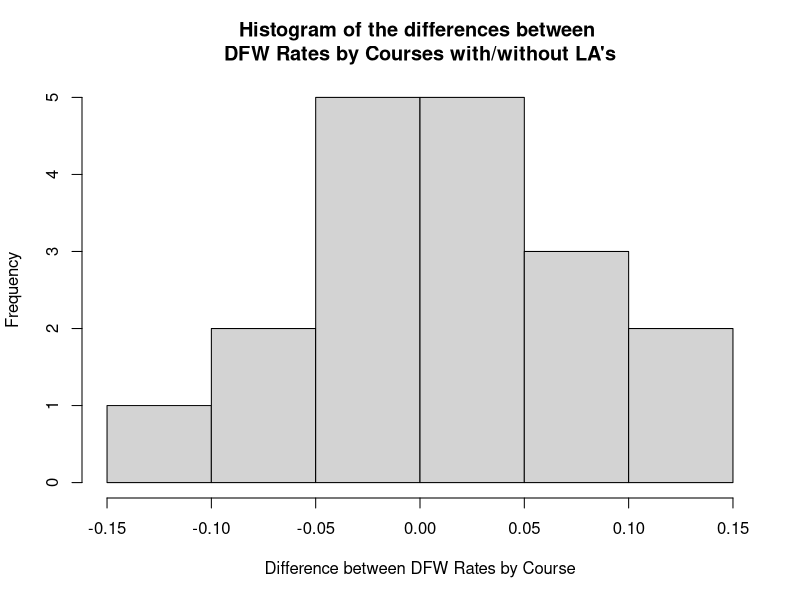
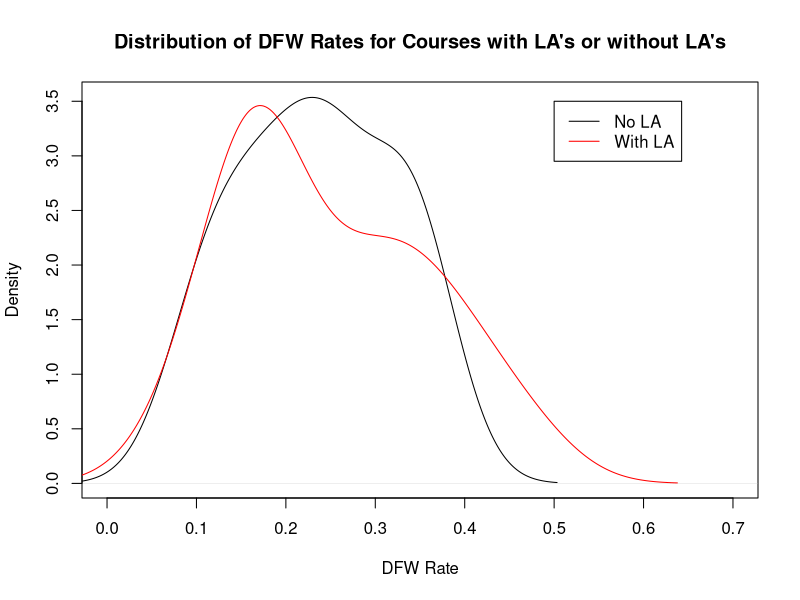
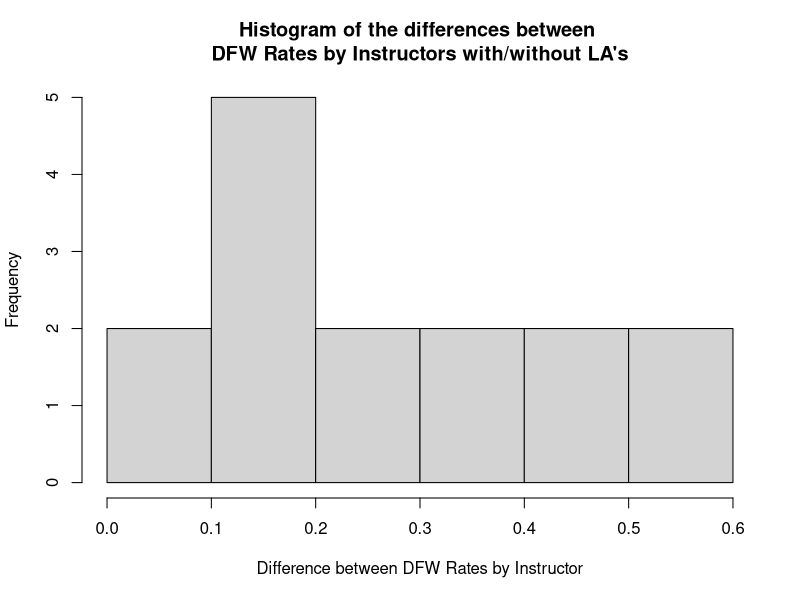
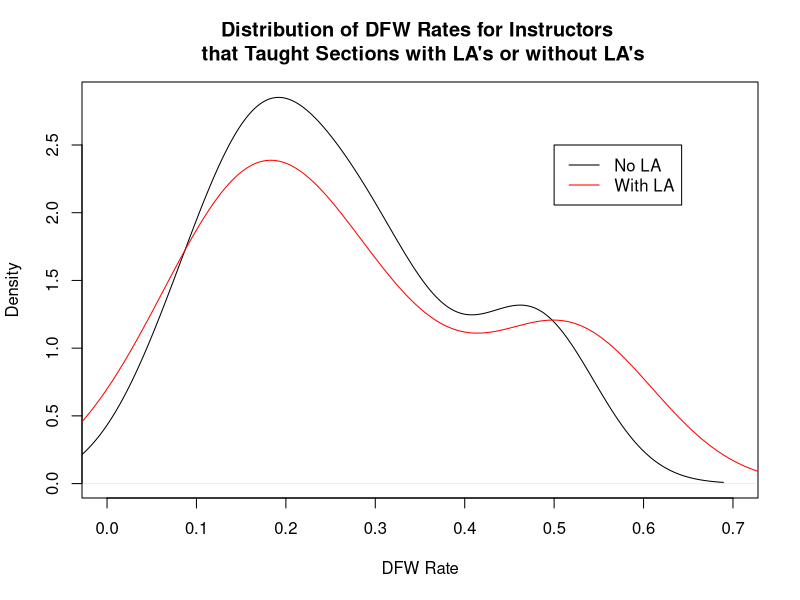

These charts were generated, in order, by the following R code:
## ---- chunk 1
knitr::opts_chunk$set(echo = FALSE)

library(tidyverse)
library(dplyr)
library(xtable)
library(ggplot2)
library(knitr)

dat = read.csv("LA_DFW_Data.csv")[,1:14]
dat = dat[-1,]
dat$DFW = dat$DF.Number+dat$W.Number
attach(dat)
## ---- chunk 2
tab1 = aggregate(DFW,list(LA,Course.Name),sum)
tab2 = aggregate(Students,list(LA,Course.Name),sum)
tab3 = cbind(tab1,round(tab1[,3]/tab2[,3],2))
colnames(tab3) = c("LA","Course","DFW Count","DFW Rate")
kable(tab3)

## ---- chunk 3
shapiro.test(tab3$`DFW Rate`[tab3$LA=="Yes"]-tab3$`DFW Rate`[tab3$LA=="No"])
hist(tab3$`DFW Rate`[tab3$LA=="Yes"]-tab3$`DFW Rate`[tab3$LA=="No"],xlab = "Difference between DFW Rates by Course",main=paste("Histogram of the differences between \nDFW Rates by Courses with/without LA's"))
## ---- chunk 4
LA_DFW<-tab3$`DFW Rate`[tab3$LA=="Yes"]
NonLA_DFW<-tab3$`DFW Rate`[tab3$LA=="No"]
t.test(LA_DFW,NonLA_DFW,paired=TRUE,alternative="less")
## ---- chunk 5
plot(density(tab3$`DFW Rate`[tab3$LA =="No"]),xlim=c(0,.7),main = "Distribution of DFW Rates for Courses with LA's or without LA's",xlab = "DFW Rate")
lines(density(tab3$`DFW Rate`[tab3$LA =="Yes"]),col="red")
legend(x=.5,y=3.5,col = c("Black", "Red"),legend=c("No LA","With LA"),lwd=1)
## ---- chunk 6
dat1 = read.csv("PairedData.csv")[,4:15]
#dat1 = dat1[-1,]
dat1$DFW = dat1$DF.Number+dat1$W.Number
attach(dat1)
## ---- chunk 7
tab1 = aggregate(DFW,list(LA,Instructors),sum)
tab2 = aggregate(Students,list(LA,Instructors),sum)
tab3 = cbind(tab1,round(tab1[,3]/tab2[,3],2))
colnames(tab3) = c("LA","Instructors","DFW Count","DFW Rate")
kable(tab3)
## ---- chunk 8
shapiro.test(tab3$`DFW Rate`[tab3 == "Yes"]-tab3$`DFW Rate`[tab3$LA == "No"])
hist(tab3$`DFW Rate`[tab3$LA == "No"],xlab = "Difference between DFW Rates by Instructor",main=paste("Histogram of the differences between \nDFW Rates by Instructors with/without LA's"))
## ---- chunk 9
LA_DFW<-tab3$`DFW Rate`[tab3 == "Yes"]
NonLA_DFW<-tab3$`DFW Rate`[tab3$LA == "No"]
wilcox.test(LA_DFW,NonLA_DFW,alternative = "less",paired = T)
## ---- chunk 10
plot(density(LA_DFW),xlim=c(0,.7),main = paste("Distribution of DFW Rates for Instructors \n that Taught Sections with LA's or without LA's"),xlab = "DFW Rate")
lines(density(NonLA_DFW),col="red")
legend(x=.5,y=2.5,col = c("Black", "Red"),legend=c("No LA","With LA"),lwd=1)
